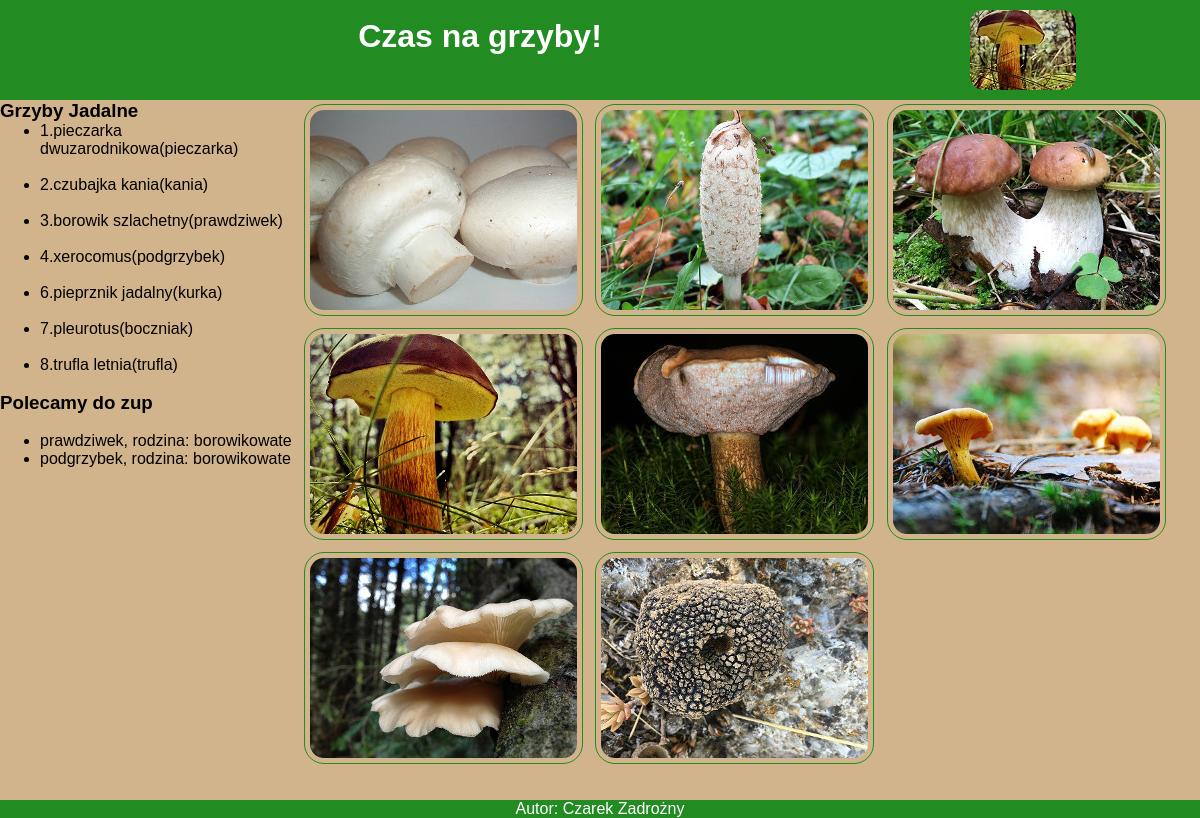
The page /egzamin-grzyb/grzyb.php on the database its author committed.
### tables this page shows
CREATE TABLE `grzyby` (
  `id` int(10) UNSIGNED NOT NULL,
  `rodzina_id` int(10) UNSIGNED NOT NULL,
  `potrawy_id` int(10) UNSIGNED NOT NULL,
  `nazwa` text DEFAULT NULL,
  `potoczna` text DEFAULT NULL,
  `jadalny` tinyint(1) DEFAULT NULL,
  `miesiac_zbierania` int(11) DEFAULT NULL,
  `nazwa_pliku` text DEFAULT NULL
);

CREATE TABLE `rodzina` (
  `id` int(10) UNSIGNED NOT NULL,
  `nazwa` text DEFAULT NULL
);

### egzamin-grzyb/grzyb.php (the view, shortened to what this page needs)
<!DOCTYPE html>
<html lang="pl">
<head>
    <link rel="stylesheet" href="styl.css">
</head>
<body>
    <header>
        <div class="tytuł">
            <br>
            <h1>Czas na grzyby!</h1>
        </div>
        <div class="miniatura">
            <a href="podgrzybek.jpg"><img src="podgrzybek-minatura.jpg" alt="Grzybobranie"></a>
        </div>
    </header>
    <main>
        <div class="lewy">
            <h3>Grzyby Jadalne</h3>
           <?php
           $con = mysqli_connect('localhost','root','','grzybobranie');
           $zap = mysqli_query($con,'SELECT id, nazwa, potoczna from grzyby WHERE jadalny = "1"');
           while ( $x = mysqli_fetch_array($zap)){
            echo"
            <ul>
            <li>".$x["id"].".".$x["nazwa"]."(".$x["potoczna"].")</li> <br>
            </ul>
            ";
           };
           ?>
            <h3>Polecamy do zup</h3>
            <br>
            <?php
           $zap2 = mysqli_query($con,'SELECT grzyby.potoczna, rodzina.nazwa FROM grzyby JOIN rodzina ON grzyby.rodzina_id = rodzina.id WHERE grzyby.potrawy_id = "4"');
           while($y = mysqli_fetch_array($zap2)){
            echo"
            <ul>
            <li>". $y["potoczna"] .", rodzina: " .$y["nazwa"]."</li>
            </ul>
            ";
           };
           ?>
        </div>
        <div class="prawy">
            <?php
            $con = mysqli_connect('localhost','root','','grzybobranie');
            $zap3 = mysqli_query($con,'SELECT nazwa_pliku, nazwa FROM grzyby;');
            while($z = mysqli_fetch_array($zap3)){
                echo"
                <img src=".$z['nazwa_pliku']."
                >";
            }
            ?>
        </div>
    </main>
    <footer>
        <div class="stopka">
            <p> Autor: Czarek Zadrożny</p>
        </div>
    </footer>
</body>
</html>

### egzamin-grzyb/styl.css (style rules this page uses)
* { font-family: Helvetica; margin: auto; }
.tytuł { background-color: forestgreen; color: white; height: 100px; width: 80%; text-align: center; float: left; }
.miniatura { background-color: forestgreen; height: 100px; width: 20%; float: right; }
.lewy { background-color: tan; height: 700px; width: 25%; float: left; }
.prawy { background-color: tan; height: 700px; width: 75%; float: right; }
.stopka { background-color: forestgreen; color: white; text-align: center; }
img { margin: 4px; padding: 5px; border: 1px solid forestgreen; border-radius: 20px; }

### rows shown on the page
grzyby: id "1", nazwa "pieczarka dwuzarodnikowa", potoczna "pieczarka", nazwa_pliku (picture)
grzyby: id "2", nazwa "czubajka kania", potoczna "kania", nazwa_pliku (picture)
grzyby: id "3", nazwa "borowik szlachetny", potoczna "prawdziwek", rodzina.nazwa "borowikowate", nazwa_pliku (picture)
grzyby: id "4", nazwa "xerocomus", potoczna "podgrzybek", rodzina.nazwa "borowikowate", nazwa_pliku (picture)
grzyby: id "6", nazwa "pieprznik jadalny", potoczna "kurka", nazwa_pliku (picture)
grzyby: id "7", nazwa "pleurotus", potoczna "boczniak", nazwa_pliku (picture)
grzyby: id "8", nazwa "trufla letnia", potoczna "trufla", nazwa_pliku (picture)
grzyby: nazwa_pliku (picture)
